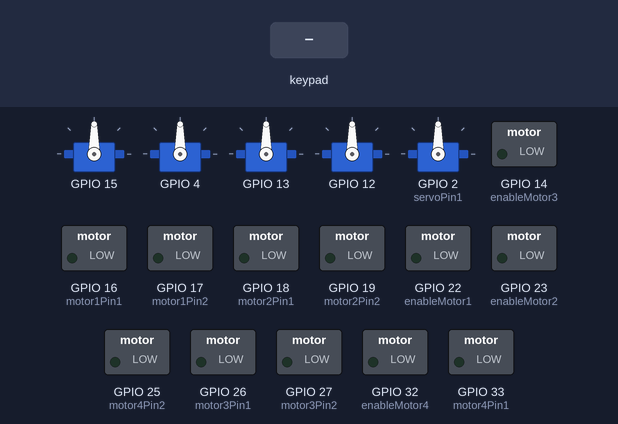
Simulated run of this sketch. Board: ESP32. Shown: 5 × servo, switched loads named in the sketch (green lamp = pin HIGH). Inputs (shaded band) come from the test bench. Nothing arrives over Bluetooth unless stated; what the sketch prints to the serial monitor is not drawn.

Above: at 1.2 s.
1.3 s: key 'U' pressed
At 2.6 s:
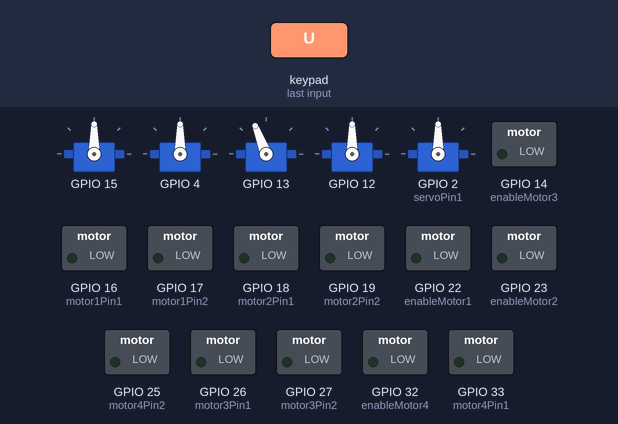
3.2 s: key 'L' pressed
At 3.41 s:
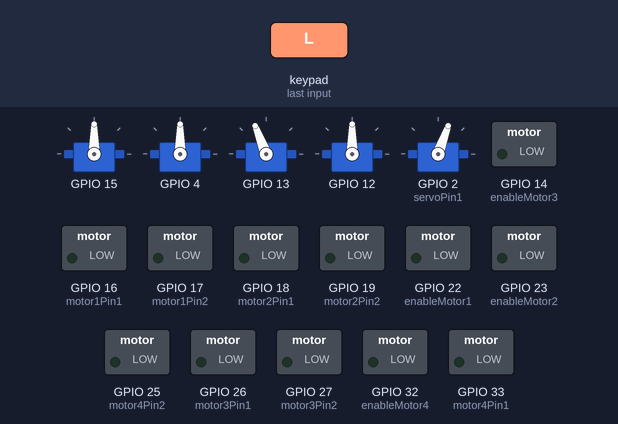
5.1 s: key 'R' pressed
At 5.31 s:
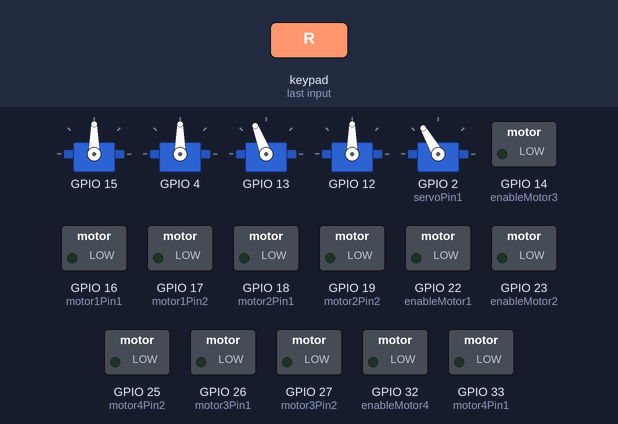
7.0 s: key 'O' pressed
At 8.1 s:
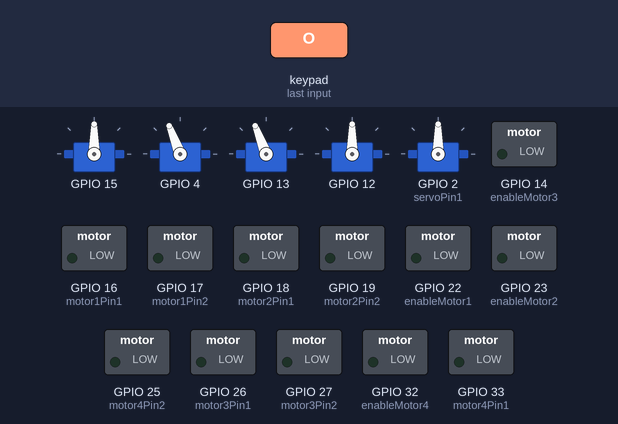
8.9 s: key 'D' pressed
At 10.5 s:
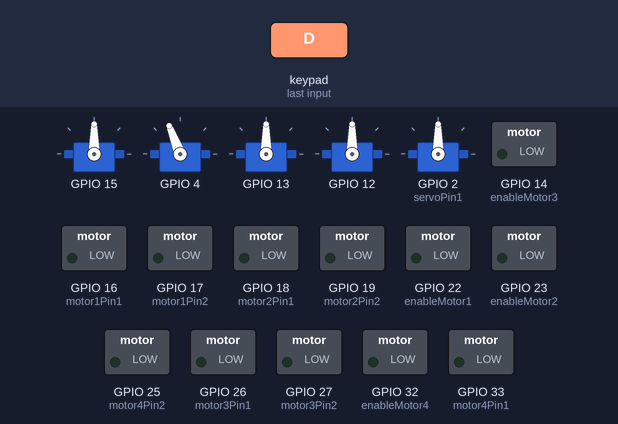
10.8 s: key 'S' pressed
At 11.01 s:
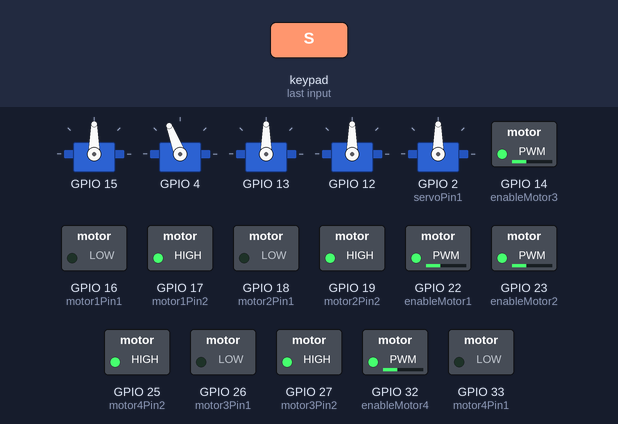
Timing chart, 0 to 13.7 s (numbered marks = the images above; inputs shaded):
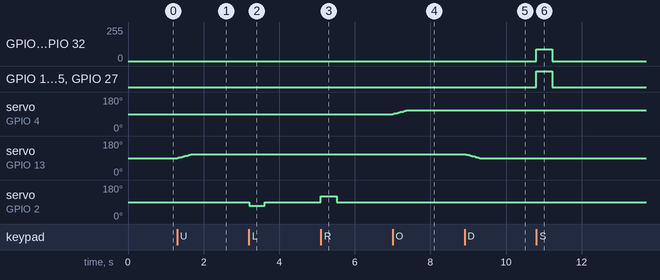

Measured:
- after the input at 1.3 s, servo on GPIO 13: moves from 90° to 111° over 0.40 s, starting at once
- after the input at 3.2 s, servo on GPIO 2 (servoPin1): 90° → 70° at once, → 90° 0.42 s later
- after the input at 5.1 s, servo on GPIO 2 (servoPin1): 90° → 120° at once, → 90° 0.42 s later
- after the input at 7.0 s, servo on GPIO 4: moves from 90° to 111° over 0.40 s, starting at once
- after the input at 8.9 s, servo on GPIO 13: moves from 111° to 90° over 0.40 s, starting at once
- after the input at 10.8 s, GPIO 14 (enableMotor3), GPIO 22 (enableMotor1), GPIO 23 (enableMotor2), GPIO 32 (enableMotor4): 0/255 → 90/255 at once, → 0/255 0.42 s later; GPIO 17 (motor1Pin2), GPIO 19 (motor2Pin2), GPIO 25 (motor4Pin2), GPIO 27 (motor3Pin2): LOW → HIGH at once, → LOW 0.42 s later

The sketch:

Robot_Arm_Car.ino
```cpp
#include <PS4Controller.h>
#include <ESP32Servo.h>

#define SERVO_FORWARD_STEP_ANGLE 1
#define SERVO_BACKWARD_STEP_ANGLE -1

// Define servo movement delays for each servo
#define WRIST_ROLL_DELAY 5
#define WRIST_PITCH_DELAY 5
#define SHOULDER_DELAY 10
#define ELBOW_DELAY 15

// Waist servo
Servo myServo1;
int servoPin1 = 2;

// Structure to hold servo information
struct ServoPins
{
  Servo servo;
  int servoPin;
  String servoName;
  int initialPosition;
  unsigned long lastMoveTime;  // Time of the last servo movement
};

// Create instances for each servo
ServoPins wristRoll = { Servo(), 15 , "Wrist roll", 90, 0 }; // Wrist roll on pin 15
ServoPins wristPitch = { Servo(), 4 , "Wrist pitch", 90, 0 }; // Wrist pitch on pin 4
ServoPins shoulder = { Servo(), 13 , "Shoulder", 90, 0 }; // Shoulder servo on pin 13
ServoPins elbow = { Servo(), 12 , "Elbow", 90, 0 };       // Elbow servo on pin 12

// Define motor pins and PWM settings for four motors
int enableMotor1 = 22; //up-right motor
int motor1Pin1 = 16;
int motor1Pin2 = 17;

int enableMotor2 = 23; //down-right motor
int motor2Pin1 = 18;
int motor2Pin2 = 19;

int enableMotor3 = 14; //up-left motor
int motor3Pin1 = 26;
int motor3Pin2 = 27;

int enableMotor4 = 32; //down-left motor
int motor4Pin1 = 33;
int motor4Pin2 = 25;

const int PWMFreq = 1000; /* 1 KHz */
const int PWMResolution = 8;
const int motor1PWMSpeedChannel = 4;
const int motor2PWMSpeedChannel = 5;
const int motor3PWMSpeedChannel = 6;
const int motor4PWMSpeedChannel = 7;

// Function to write new servo position based on step size and current position
void writeServoValues(ServoPins& servo, int servoMoveStepSize, int servoMovementDelay, bool servoStepSizeIsActualServoPosition = false)
{
  unsigned long currentTime = millis();

  // Check if enough time has passed since the last movement
  if (currentTime - servo.lastMoveTime >= servoMovementDelay)
  {
    int servoPosition;
    if (servoStepSizeIsActualServoPosition)
    {
      servoPosition = servoMoveStepSize;
    }
    else
    {
      servoPosition = servo.servo.read();
      servoPosition = servoPosition + servoMoveStepSize;
    }

    // Check the bounds for servo position
    if (servoPosition > 180 || servoPosition < 0)
    {
      return;
    }

    // Update the servo position and record the time of movement
    servo.servo.write(servoPosition);
    servo.lastMoveTime = currentTime;
  }
}

void notify() {
  // Initial value of motors is 0
  int motor1Speed = 0;
  int motor2Speed = 0;
  int motor3Speed = 0;
  int motor4Speed = 0;

  if (PS4.Cross()) { // Forward movement
    motor1Speed = 90;
    motor2Speed = 90;
    motor3Speed = 90;
    motor4Speed = 90;
  } else if (PS4.Square()) { // Backward movement
    motor1Speed = -90;
    motor2Speed = -90;
    motor3Speed = -90;
    motor4Speed = -90;
  }

  if (PS4.Share()) { // Turning right
    motor1Speed = -90;
    motor2Speed = -90;
    motor3Speed = 90;
    motor4Speed = 90;
  } else if (PS4.Options()) { // Turning left
    motor1Speed = 90;
    motor2Speed = 90;
    motor3Speed = -90;
    motor4Speed = -90;
  }

  rotateMotor(motor1Speed, motor2Speed, motor3Speed, motor4Speed);

  // Control for wrist roll
  if (PS4.L2())
  {
    writeServoValues(wristRoll, SERVO_BACKWARD_STEP_ANGLE, WRIST_ROLL_DELAY);
  }
  else if (PS4.R2())
  {
    writeServoValues(wristRoll, SERVO_FORWARD_STEP_ANGLE, WRIST_ROLL_DELAY);
  }

  // Control for wrist pitch
  if (PS4.Triangle())
  {
    writeServoValues(wristPitch, SERVO_BACKWARD_STEP_ANGLE, WRIST_PITCH_DELAY);
  }
  else if (PS4.Circle())
  {
    writeServoValues(wristPitch, SERVO_FORWARD_STEP_ANGLE, WRIST_PITCH_DELAY);
  }

  // Control for waist
  int servoSpeed1 = PS4.Right() ? 120 : (PS4.Left() ? 70 : 90);
  myServo1.write(servoSpeed1);

  // Control for shoulder
  if (PS4.Up())
  {
    writeServoValues(shoulder, SERVO_FORWARD_STEP_ANGLE, SHOULDER_DELAY);
  }
  else if (PS4.Down())
  {
    writeServoValues(shoulder, SERVO_BACKWARD_STEP_ANGLE, SHOULDER_DELAY);
  }

  // Control for elbow
  if (PS4.L1())
  {
    writeServoValues(elbow, SERVO_FORWARD_STEP_ANGLE, ELBOW_DELAY);
  }
  else if (PS4.R1())
  {
    writeServoValues(elbow, SERVO_BACKWARD_STEP_ANGLE, ELBOW_DELAY);
  }
}

void onConnect() {
  Serial.println("Connected!");
}

void onDisConnect() {
  rotateMotor(0, 0, 0, 0);
  Serial.println("Disconnected!");
}

void rotateMotor(int speed1, int speed2, int speed3, int speed4) {
  // Motor 1
  if (speed1 < 0) {
    digitalWrite(motor1Pin1, LOW);
    digitalWrite(motor1Pin2, HIGH);
  } else if (speed1 > 0) {
    digitalWrite(motor1Pin1, HIGH);
    digitalWrite(motor1Pin2, LOW);
  } else {
    digitalWrite(motor1Pin1, LOW);
    digitalWrite(motor1Pin2, LOW);
  }

  // Motor 2
  if (speed2 < 0) {
    digitalWrite(motor2Pin1, LOW);
    digitalWrite(motor2Pin2, HIGH);
  } else if (speed2 > 0) {
    digitalWrite(motor2Pin1, HIGH);
    digitalWrite(motor2Pin2, LOW);
  } else {
    digitalWrite(motor2Pin1, LOW);
    digitalWrite(motor2Pin2, LOW);
  }

  // Motor 3
  if (speed3 < 0) {
    digitalWrite(motor3Pin1, LOW);
    digitalWrite(motor3Pin2, HIGH);
  } else if (speed3 > 0) {
    digitalWrite(motor3Pin1, HIGH);
    digitalWrite(motor3Pin2, LOW);
  } else {
    digitalWrite(motor3Pin1, LOW);
    digitalWrite(motor3Pin2, LOW);
  }

  // Motor 4
  if (speed4 < 0) {
    digitalWrite(motor4Pin1, LOW);
    digitalWrite(motor4Pin2, HIGH);
  } else if (speed4 > 0) {
    digitalWrite(motor4Pin1, HIGH);
    digitalWrite(motor4Pin2, LOW);
  } else {
    digitalWrite(motor4Pin1, LOW);
    digitalWrite(motor4Pin2, LOW);
  }

  ledcWrite(motor1PWMSpeedChannel, abs(speed1));
  ledcWrite(motor2PWMSpeedChannel, abs(speed2));
  ledcWrite(motor3PWMSpeedChannel, abs(speed3));
  ledcWrite(motor4PWMSpeedChannel, abs(speed4));
}

void setUpPinModes() {
  pinMode(enableMotor1, OUTPUT);
  pinMode(motor1Pin1, OUTPUT);
  pinMode(motor1Pin2, OUTPUT);

  pinMode(enableMotor2, OUTPUT);
  pinMode(motor2Pin1, OUTPUT);
  pinMode(motor2Pin2, OUTPUT);

  pinMode(enableMotor3, OUTPUT);
  pinMode(motor3Pin1, OUTPUT);
  pinMode(motor3Pin2, OUTPUT);

  pinMode(enableMotor4, OUTPUT);
  pinMode(motor4Pin1, OUTPUT);
  pinMode(motor4Pin2, OUTPUT);

  // Set up PWM for motor speed
  ledcSetup(motor1PWMSpeedChannel, PWMFreq, PWMResolution);
  ledcSetup(motor2PWMSpeedChannel, PWMFreq, PWMResolution);
  ledcSetup(motor3PWMSpeedChannel, PWMFreq, PWMResolution);
  ledcSetup(motor4PWMSpeedChannel, PWMFreq, PWMResolution);

  ledcAttachPin(enableMotor1, motor1PWMSpeedChannel);
  ledcAttachPin(enableMotor2, motor2PWMSpeedChannel);
  ledcAttachPin(enableMotor3, motor3PWMSpeedChannel);
  ledcAttachPin(enableMotor4, motor4PWMSpeedChannel);

  rotateMotor(0, 0, 0, 0);

  // Set up wrist roll
  wristRoll.servo.attach(wristRoll.servoPin);
  wristRoll.servo.write(wristRoll.initialPosition);

  // Set up wrist pitch
  wristPitch.servo.attach(wristPitch.servoPin);
  wristPitch.servo.write(wristPitch.initialPosition);

  // Set up shoulder
  shoulder.servo.attach(shoulder.servoPin);
  shoulder.servo.write(shoulder.initialPosition);

  // Set up elbow
  elbow.servo.attach(elbow.servoPin);
  elbow.servo.write(elbow.initialPosition);
}

void setup() {
  setUpPinModes();
  myServo1.attach(servoPin1); // Waist servo
  Serial.begin(115200);
  PS4.attach(notify);
  PS4.attachOnConnect(onConnect);
  PS4.attachOnDisconnect(onDisConnect);
  PS4.begin();
  Serial.println("Ready.");
}

void loop() {
}
```
